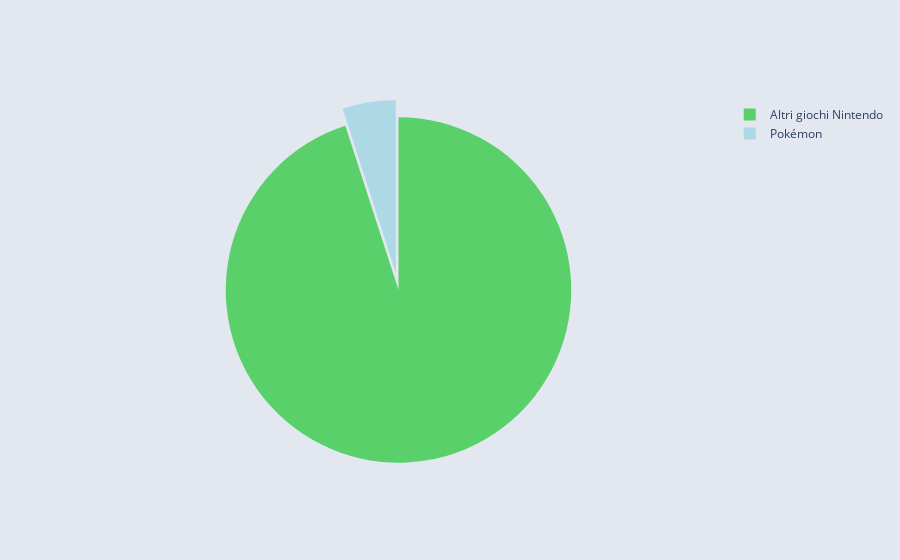

The notebook cell this image was saved under:
### Code cell
import plotly.graph_objects as go

labels = ['Pokémon', 'Altri giochi Nintendo']
values = [percentuale_pokemon*100,percentuale_non_pokemon*100]
pulls = [0.1,0]
fig = go.Figure(data=[go.Pie(labels=labels, values=values, pull=pulls,marker_colors=['lightblue','rgba(32, 199, 49,.7)'],textinfo='none')])
fig.update_traces(textposition='inside')
fig.update_layout(
    paper_bgcolor = "#e3e7f0",
    uniformtext_minsize=12, 
    uniformtext_mode='hide'
)
fig.show()

### Figure 1 — Plotly figure (JSON) as saved in the notebook; plotly's stock layout.template omitted (floating-point values rounded to 4 significant figures)
{"data": [{"labels": ["Pokémon", "Altri giochi Nintendo"], "marker": {"colors": ["lightblue", "rgba(32, 199, 49,.7)"]}, "pull": [0.1, 0], "textinfo": "none", "textposition": "inside", "type": "pie", "values": [4.979, 95.02]}], "layout": {"paper_bgcolor": "#e3e7f0", "uniformtext": {"minsize": 12, "mode": "hide"}}}
